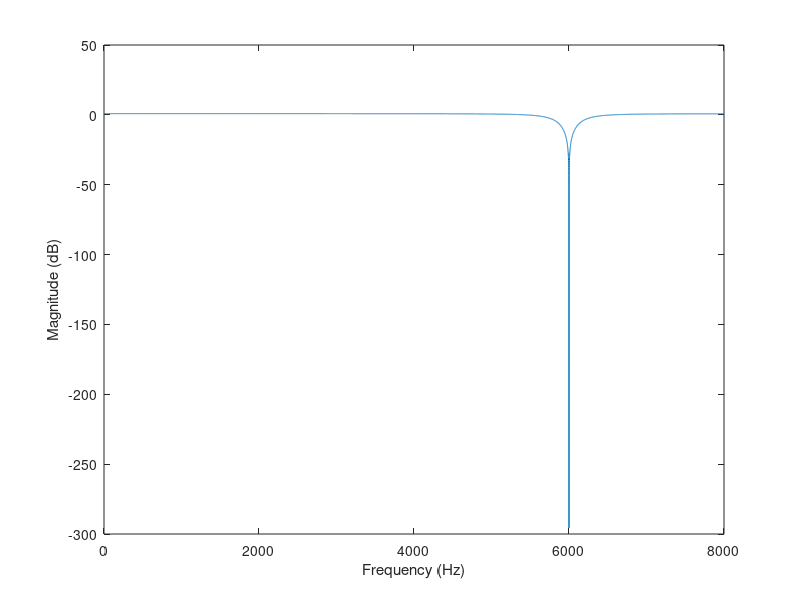

Here is the MATLAB script that generated this plot: (Note: this script raises an error after producing the figure.)
%% question 1 
w = 3*pi/4;
a = 0.9;
fs = 16000;
%derived differential equation 
[h_lp, f] = freqz([1 -2*cos(w) 1], [1 -2*a*cos(w) a*a], 10000, fs);
figure
plot(f, 20*log10(abs(h_lp)));
ylabel('Magnitude (dB)')
xlabel('Frequency (Hz)')

%% Loop
[X,Fs] = audioread('sample_dist.wav');
figure
nf=1024; %number of point in DTFT
Y1 = fft(X,nf);
f = Fs/2*linspace(0,1,nf/2+1);
plot(f,abs(Y1(1:nf/2+1))); 
title('single-sided frequency spectrum') 
xlabel('Frequency(Hz)')
ylabel('Magnitude')
Y = zeros(1,1024);
Y(1) = X(1);
Y(2) = X(2) - 2*cos(w)*X(1);
%notch filter implementation for an interfirance signal in the audio at
%6kHZ
for n = 3:1024
Y(n) = X(n) - 2*cos(w)*X(n-1) + X(n-2) + 2*a*cos(w)*Y(n-1) - a*a*Y(n-2);
end
figure
nf=1024; %number of point in DTFT
y = fft(Y,nf);
f = Fs/2*linspace(0,1,nf/2+1); plot(f,abs(y(1:nf/2+1)));
title('frequency spectrum of filterd audio') 
xlabel('Frequency(Hz)')
ylabel('Magnitude')
